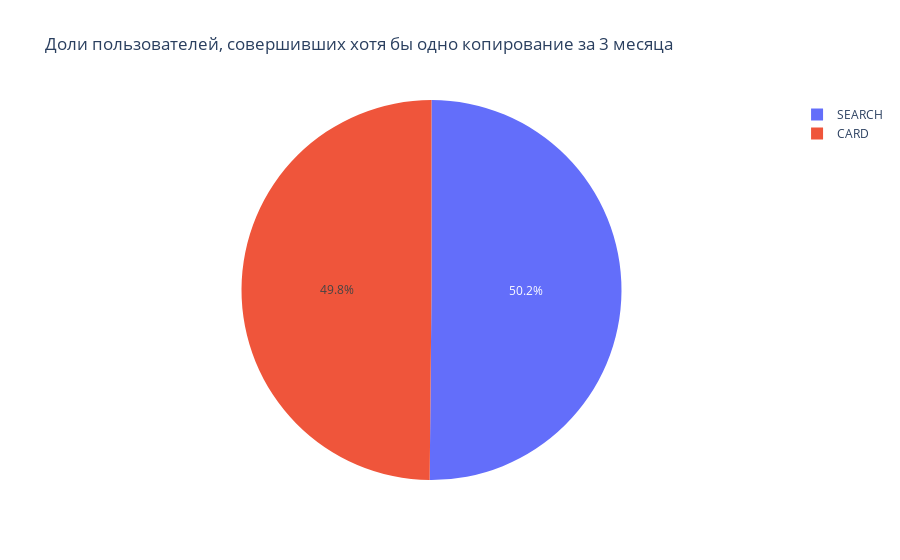

The cell this chart's notebook holds for it:
### Markdown cell above
**Копирования**

### Code cell
vis2 = copy.groupby([copy['action']])['username'].nunique().reset_index()
fig = px.pie(vis2, values='username', names='action', title='Доли пользователей, совершивших хотя бы одно копирование за 3 месяца')
fig.show()

### Figure 1 — Plotly figure (JSON) as saved in the notebook; plotly's stock layout.template omitted (floating-point values rounded to 4 significant figures)
{"data": [{"domain": {"x": [0, 1], "y": [0, 1]}, "hovertemplate": "action=%{label}<br>username=%{value}<extra></extra>", "labels": ["CARD", "SEARCH"], "legendgroup": "", "name": "", "showlegend": true, "type": "pie", "values": [326, 328]}], "layout": {"legend": {"tracegroupgap": 0}, "title": {"text": "Доли пользователей, совершивших хотя бы одно копирование за 3 месяца"}}}
